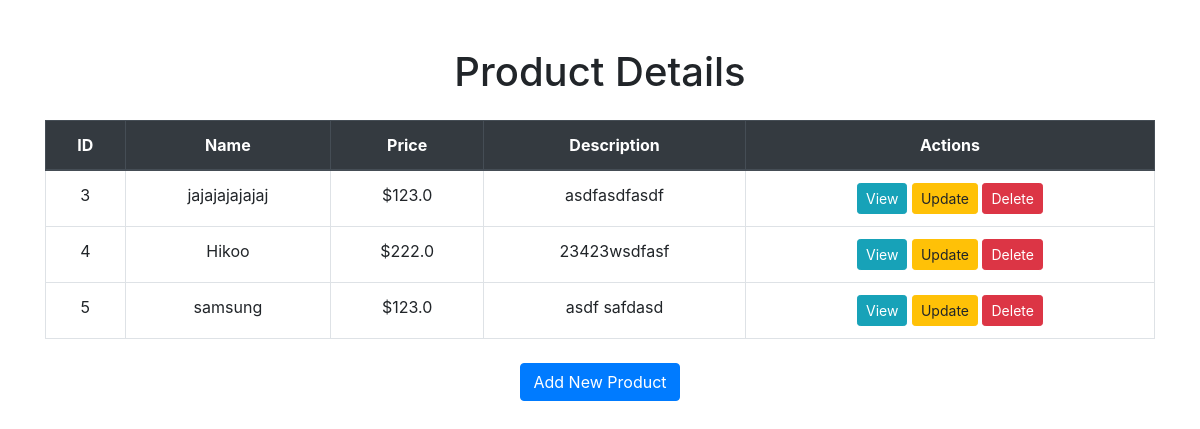
The page /myapp/products/ on the database as committed earlier.
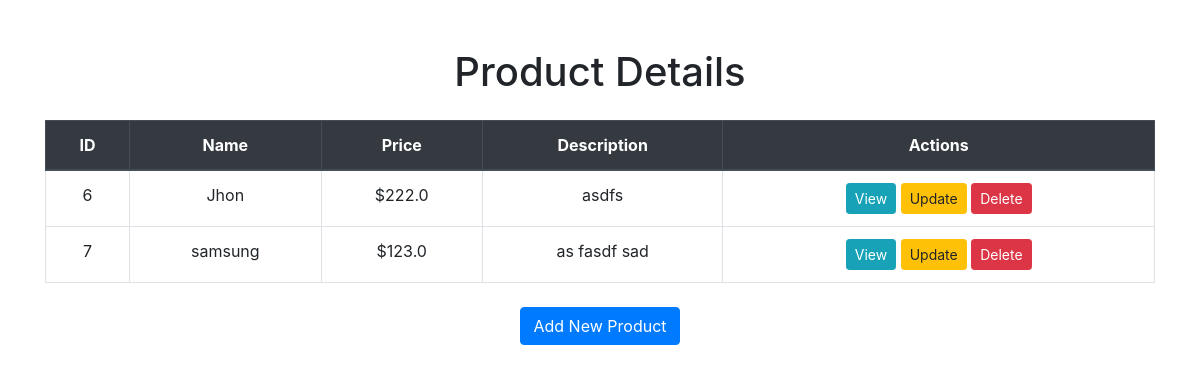
The same page on the database as committed later.
### myapp/models.py (models this page shows)
class Product(models.Model):
    name = models.CharField(max_length=100)
    price = models.FloatField()
    description = models.CharField(max_length=100)

### myapp/views.py (the view)
# urls.py: path('products/', views.products, name = 'products'),
def products(request):
    products = Product.objects.all()  # Fetch all products from the database
    context = {
        'products': products,  # Pass products to the template
    }
    return render(request, 'myapp/index.html', context)  # Pass context to render

### myapp/templates/myapp/index.html (shortened to what this page needs)
<!DOCTYPE html>
<html lang="en">
  <head>
    <link rel="stylesheet"
    href=https://cdn.jsdelivr.net/npm/bootstrap@4.6.0/dist/css/bootstrap.min.css
>
  </head>
  <body>
    <div class="container mt-5">
      <h1 class="text-center mb-4">Product Details</h1>
      <table class="table table-bordered text-center">
        <thead class="thead-dark">
          <tr>
            <th scope="col">ID</th>
            <th scope="col">Name</th>
            <th scope="col">Price</th>
            <th scope="col">Description</th>
            <th scope="col">Actions</th>
          </tr>
        </thead>
        <tbody>
          {% for product in products %}
          <tr>
            <td>{{ product.id }}</td>
            <td>{{ product.name }}</td>
            <td>${{ product.price }}</td>
            <td>{{ product.description }}</td>
            <td>
              <a
                href="{% url 'myapp:product_details' product.id %}"
                class="btn btn-info btn-sm"
                >View</a
              >
              <a
                href="{% url 'myapp:update_product' product.id %}"
                class="btn btn-warning btn-sm"
                >Update</a
              >
              <a
                href="{% url 'myapp:delete_product' product.id %}"
                class="btn btn-danger btn-sm"
                >Delete</a
              >
            </td>
          </tr>
          {% empty %}
          <tr>
            <td colspan="5" class="text-center">No products available</td>
          </tr>
          {% endfor %}
        </tbody>
      </table>
      <div class="text-center mt-4">
        <a href="{% url 'myapp:add_product' %}" class="btn btn-primary"
          >Add New Product</a
        >
      </div>
    </div>
  </body>
</html>

Rows that differ between the two databases and show on the page:
removed Product: id "3", name "jajajajajajaj", price "123.0", description "asdfasdfasdf"
removed Product: id "4", name "Hikoo", price "222.0", description "23423wsdfasf"
removed Product: id "5", name "samsung", price "123.0", description "asdf safdasd"
added Product: id "6", name "Jhon", price "222.0", description "asdfs"
added Product: id "7", name "samsung", price "123.0", description "as fasdf sad"
